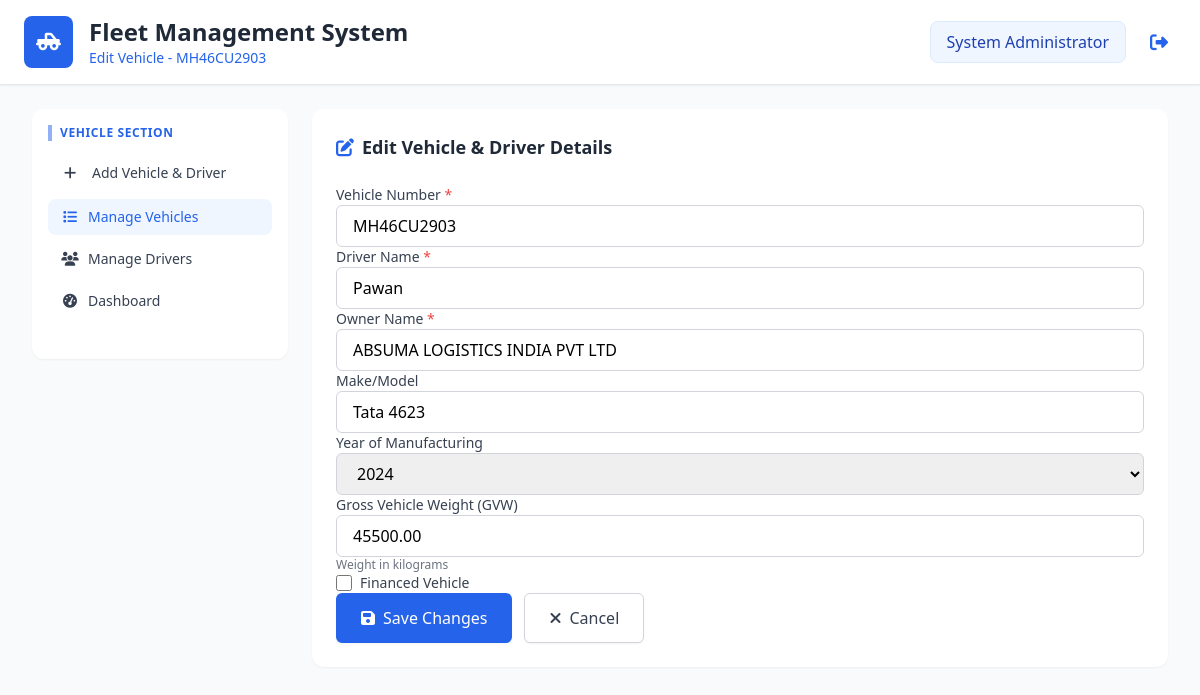
Page /edit_vehicle.php?id=2 (signed in) on the committed database.
### tables this page shows
CREATE TABLE `vehicle_financing` (
  `id` int(11) NOT NULL,
  `vehicle_id` int(11) NOT NULL,
  `is_financed` tinyint(1) NOT NULL DEFAULT 0,
  `bank_name` varchar(100) DEFAULT NULL,
  `loan_amount` decimal(12,2) DEFAULT NULL,
  `interest_rate` decimal(5,2) DEFAULT NULL,
  `loan_tenure_months` int(11) DEFAULT NULL,
  `emi_amount` decimal(10,2) DEFAULT NULL,
  `loan_start_date` date DEFAULT NULL,
  `loan_end_date` date DEFAULT NULL,
  `created_at` timestamp NOT NULL DEFAULT current_timestamp(),
  `updated_at` timestamp NULL DEFAULT NULL ON UPDATE current_timestamp()
);

CREATE TABLE `vehicles` (
  `id` int(11) NOT NULL,
  `vehicle_number` varchar(20) NOT NULL,
  `driver_name` varchar(100) DEFAULT NULL,
  `owner_name` varchar(100) DEFAULT NULL,
  `make_model` varchar(100) DEFAULT NULL,
  `manufacturing_year` year(4) DEFAULT NULL,
  `gvw` decimal(10,2) DEFAULT NULL,
  `is_financed` tinyint(1) NOT NULL DEFAULT 0,
  `current_status` enum('available','on_trip','maintenance','inactive') NOT NULL DEFAULT 'available',
  `created_at` timestamp NOT NULL DEFAULT current_timestamp(),
  `updated_at` timestamp NULL DEFAULT NULL ON UPDATE current_timestamp(),
  `deleted_at` timestamp NULL DEFAULT NULL
);

### edit_vehicle.php (the view, shortened to what this page needs)
<?php
require 'db_connection.php';
$vehicle = [];
$vehicleId = $_GET['id'] ?? null;
try {
    $stmt = $pdo->prepare("
        SELECT v.*, vf.is_financed, vf.bank_name, vf.loan_amount, vf.interest_rate,
               vf.loan_tenure_months, vf.emi_amount, vf.loan_start_date, vf.loan_end_date
        FROM vehicles v
        LEFT JOIN vehicle_financing vf ON v.id = vf.vehicle_id
        WHERE v.id = ?
    ");
    $stmt->execute([$vehicleId]);
    $vehicle = $stmt->fetch(PDO::FETCH_ASSOC);
} catch (PDOException $e) {
    $error = "Database error: " . $e->getMessage();
}
?>
<!DOCTYPE html>
<html lang="en">
<head>
    <script src="https://cdn.tailwindcss.com"></script>
    <link rel="stylesheet" href="https://cdnjs.cloudflare.com/ajax/libs/font-awesome/6.4.0/css/all.min.css">
</head>
<body class="bg-gray-50">
    <div class="min-h-screen">
        <header class="bg-white border-b border-gray-200 shadow-sm">
            <div class="max-w-7xl mx-auto px-6 py-4">
                <div class="flex justify-between items-center">
                    <div class="flex items-center gap-4">
                        <div class="bg-blue-600 p-3 rounded-lg text-white">
                            <i class="fas fa-truck-pickup text-xl"></i>
                        </div>
                        <div>
                            <h1 class="text-2xl font-bold text-gray-800">Fleet Management System</h1>
                            <p class="text-blue-600 text-sm">Edit Vehicle - <?= htmlspecialchars($vehicle['vehicle_number']) ?></p>
                        </div>
                    </div>
                    <div class="flex items-center gap-4">
                        <div class="bg-blue-50 px-4 py-2 rounded-lg border border-blue-100">
                            <div class="text-blue-800 font-medium"><?= htmlspecialchars($_SESSION['full_name']) ?></div>
                        </div>
                        <a href="logout.php" class="text-blue-600 hover:text-blue-800 p-2">
                            <i class="fas fa-sign-out-alt text-lg"></i>
                        </a>
                    </div>
                </div>
            </div>
        </header>
        <div class="max-w-7xl mx-auto px-4 sm:px-6 lg:px-8 py-6">
            <div class="flex flex-col lg:flex-row gap-6">
                <aside class="w-full lg:w-64 flex-shrink-0">
                    <div class="bg-white rounded-xl shadow-sm p-4 sticky top-20">
                        <div class="mb-6">
                            <h3 class="text-xs uppercase tracking-wider text-blue-600 font-bold mb-3 pl-2 border-l-4 border-blue-600/50">Vehicle Section</h3>
                            <nav class="space-y-1.5">
                                <a href="add_vehicle.php" class="flex items-center gap-3 px-3 py-2.5 text-sm font-medium text-gray-700 hover:bg-blue-50 hover:text-blue-600 rounded-lg transition-all">
                                    <i class="fas fa-plus w-5 text-center"></i>
                                    <span>Add Vehicle & Driver</span>
                                </a>
                                <a href="manage_vehicles.php" class="flex items-center gap-2 px-3 py-2 text-sm font-medium text-blue-600 bg-blue-50 rounded-lg transition-all">
                                    <i class="fas fa-list w-5 text-center"></i> Manage Vehicles
                                </a>
                                <a href="manage_drivers.php" class="flex items-center gap-2 px-3 py-2 text-sm font-medium text-gray-700 hover:bg-blue-50 hover:text-blue-600 rounded-lg transition-all">
                                    <i class="fas fa-users w-5 text-center"></i> Manage Drivers
                                </a>
                                <a href="dashboard.php" class="flex items-center gap-2 px-3 py-2 text-sm font-medium text-gray-700 hover:bg-blue-50 hover:text-blue-600 rounded-lg transition-all">
                                    <i class="fas fa-tachometer-alt w-5 text-center"></i> Dashboard
                                </a>
                            </nav>
                        </div>
                    </div>
                </aside>
                <main class="flex-1">
                    <div class="bg-white rounded-xl shadow-sm overflow-hidden mb-6 card-hover-effect">
                        <div class="p-6">
                            <h2 class="text-lg font-semibold text-gray-800 mb-6 flex items-center gap-2">
                                <i class="fas fa-edit text-blue-600"></i> Edit Vehicle & Driver Details
                            </h2>
                            <form method="POST" class="form-grid">
                                <div class="form-field">
                                    <label for="vehicle_number" class="block text-sm font-medium text-gray-700">Vehicle Number <span class="text-red-500">*</span></label>
                                    <input type="text" id="vehicle_number" name="vehicle_number"
                                           value="<?= htmlspecialchars($vehicle['vehicle_number']) ?>"
                                           class="w-full px-4 py-2 border border-gray-300 rounded-md focus:ring-2 focus:ring-blue-500 focus:border-blue-500"
                                           placeholder="e.g. UP25GT0880" required>
                                </div>
                                <div class="form-field">
                                    <label for="driver_name" class="block text-sm font-medium text-gray-700">Driver Name <span class="text-red-500">*</span></label>
                                    <input type="text" id="driver_name" name="driver_name"
                                           value="<?= htmlspecialchars($vehicle['driver_name']) ?>"
                                           class="w-full px-4 py-2 border border-gray-300 rounded-md focus:ring-2 focus:ring-blue-500 focus:border-blue-500"
                                           placeholder="Enter driver name" required>
                                </div>
                                <div class="form-field">
                                    <label for="owner_name" class="block text-sm font-medium text-gray-700">Owner Name <span class="text-red-500">*</span></label>
                                    <input type="text" id="owner_name" name="owner_name"
                                           value="<?= htmlspecialchars($vehicle['owner_name']) ?>"
                                           class="w-full px-4 py-2 border border-gray-300 rounded-md focus:ring-2 focus:ring-blue-500 focus:border-blue-500"
                                           placeholder="Enter owner name" required>
                                </div>
                                <div class="form-field">
                                    <label for="make_model" class="block text-sm font-medium text-gray-700">Make/Model</label>
                                    <input type="text" id="make_model" name="make_model"
                                           value="<?= htmlspecialchars($vehicle['make_model']) ?>"
                                           class="w-full px-4 py-2 border border-gray-300 rounded-md focus:ring-2 focus:ring-blue-500 focus:border-blue-500"
                                           placeholder="e.g. Tata 1109, Ashok Leyland 2518">
                                </div>
                                <div class="form-field">
                                    <label for="manufacturing_year" class="block text-sm font-medium text-gray-700">Year of Manufacturing</label>
                                    <select id="manufacturing_year" name="manufacturing_year"
                                            class="w-full px-4 py-2 border border-gray-300 rounded-md focus:ring-2 focus:ring-blue-500 focus:border-blue-500">
                                        <?php
                                        $currentYear = date('Y');
                                        for ($year = $currentYear; $year >= 1990; $year--): ?>
                                            <option value="<?= $year ?>" <?= $vehicle['manufacturing_year'] == $year ? 'selected' : '' ?>>
                                                <?= $year ?>
                                            </option>
                                        <?php endfor; ?>
                                    </select>
                                </div>
                                <div class="form-field">
                                    <label for="gvw" class="block text-sm font-medium text-gray-700">Gross Vehicle Weight (GVW)</label>
                                    <input type="number" id="gvw" name="gvw" step="0.01" min="0"
                                           value="<?= htmlspecialchars($vehicle['gvw']) ?>"
                                           class="w-full px-4 py-2 border border-gray-300 rounded-md focus:ring-2 focus:ring-blue-500 focus:border-blue-500"
                                           placeholder="e.g. 16500.00">
                                    <p class="text-xs text-gray-500">Weight in kilograms</p>
                                </div>
                                <div class="form-field">
                                    <div class="flex items-center">
                                        <input type="checkbox" id="is_financed" name="is_financed" value="1"
                                               <?= $vehicle['is_financed'] ? 'checked' : '' ?>
                                               class="h-4 w-4 text-blue-600 focus:ring-blue-500 border-gray-300 rounded">
                                        <label for="is_financed" class="ml-2 block text-sm text-gray-700">Financed Vehicle</label>
                                    </div>
                                </div>
                                <div class="form-actions flex items-center gap-3">
                                    <button type="submit" name="update_vehicle" class="inline-flex items-center px-6 py-3 border border-transparent text-base font-medium rounded-md shadow-sm text-white bg-blue-600 hover:bg-blue-700 focus:outline-none focus:ring-2 focus:ring-offset-2 focus:ring-blue-500">
                                        <i class="fas fa-save mr-2"></i> Save Changes
                                    </button>
                                    <a href="manage_vehicles.php" class="inline-flex items-center px-6 py-3 border border-gray-300 text-base font-medium rounded-md shadow-sm text-gray-700 bg-white hover:bg-gray-50 focus:outline-none focus:ring-2 focus:ring-offset-2 focus:ring-blue-500">
                                        <i class="fas fa-times mr-2"></i> Cancel
                                    </a>
                                </div>
                            </form>
                        </div>
                    </div>
                </main>
            </div>
        </div>
    </div>
</body>
</html>

### edit_vehicle.php (style rules this page uses)
.form-grid { @apply grid grid-cols-1 md:grid-cols-2 gap-4; }
.form-field { @apply space-y-1; }
.form-actions { @apply md:col-span-2 pt-2; }
.card-hover-effect { @apply transition-all duration-300 hover:-translate-y-1 hover:shadow-lg; }

### rows in the picture
vehicle_financing: vehicle.vehicle_number "MH46CU2903", vehicle_number "MH46CU2903", driver_name "Pawan", owner_name "ABSUMA LOGISTICS INDIA PVT LTD", make_model "Tata 4623", gvw "45500.00"
vehicles: manufacturing_year "2024"

### other values in the picture
$_SESSION['full_name'] "System Administrator"
